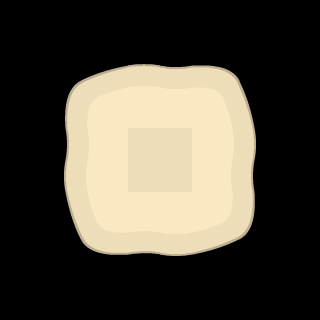

A level layout from a 2D game, rendered from its tile map. Below: a short description, then the map file with its tile-grid data intact:
An orthogonal 5x5 tile map with 64x64 px tiles, 1 tile layer (Tile Layer 1).

<map version="1.5" tiledversion="1.7.1" orientation="orthogonal" renderorder="right-down" width="5" height="5" tilewidth="64" tileheight="64" infinite="0" nextlayerid="2" nextobjectid="1">
 <tileset firstgid="1" name="kenny_pirate" tilewidth="64" tileheight="64" tilecount="96" columns="16">
  <image source="../tilesets/kenny_pirate.png" width="1024" height="384" />
 </tileset>
 <layer id="1" name="Tile Layer 1" width="5" height="5">
  <data encoding="csv">
0,0,0,0,0,
0,1,2,3,0,
0,17,18,19,0,
0,33,34,35,0,
0,0,0,0,0
</data>
 </layer>
</map>
